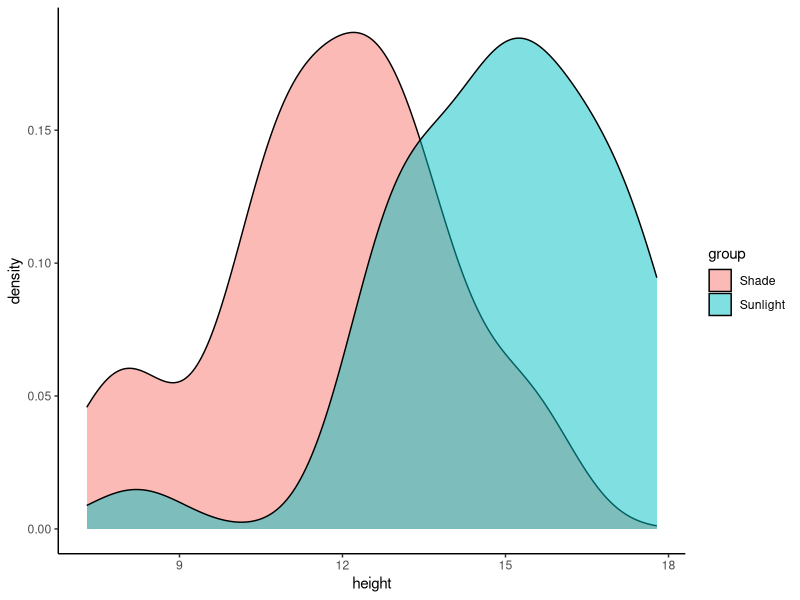
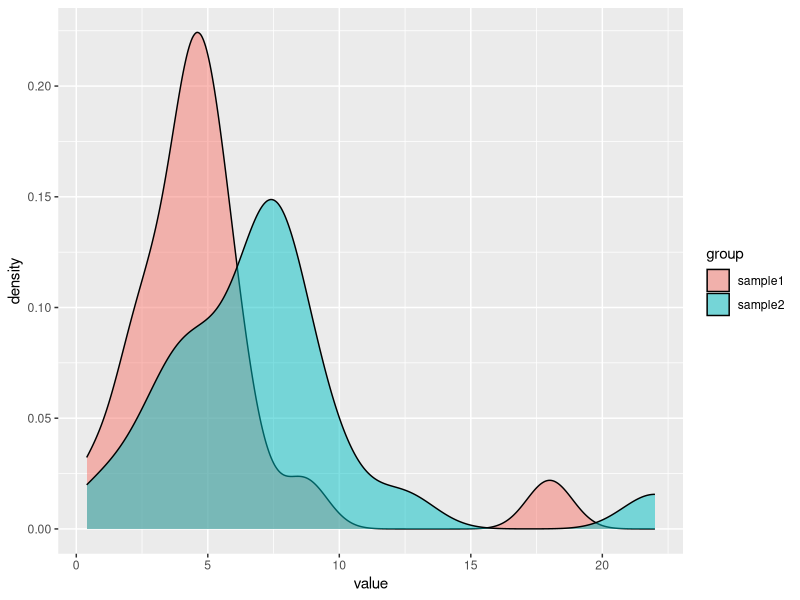
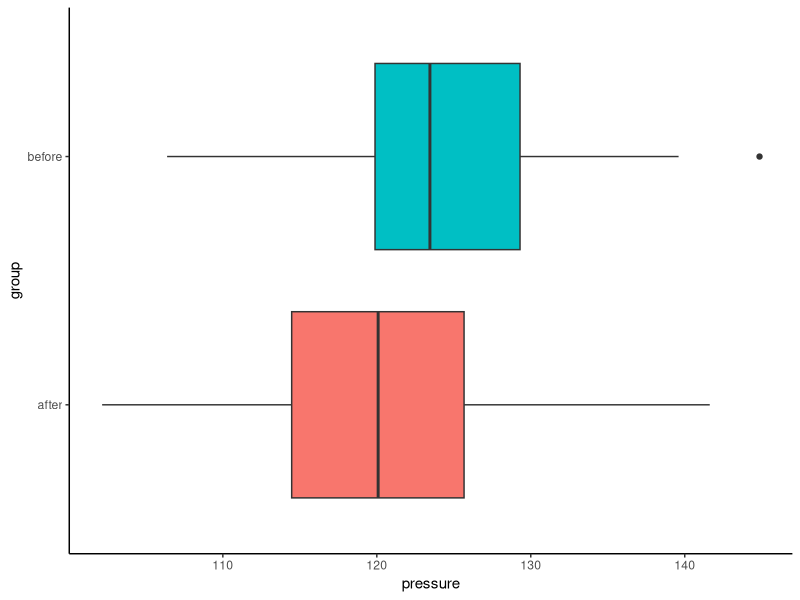

The R script that drew these images, in order: (Note: this script raises an error after producing the figures.)
## ---- chunk 1
knitr::opts_chunk$set(echo = TRUE)
library(dplyr)
library(tidyr)
library(ggplot2)
## ---- chunk 2
data_sunlight_plant = 
  data.frame(group = factor(rep(c("Sunlight", "Shade"), each = 30)),
             height = c(rnorm(30, mean = 15, sd = 2), 
                        rnorm(30, mean = 12, sd = 2)))

data_sunlight_plant %>% str() #!
## ---- chunk 3
ggplant = data_sunlight_plant %>%  
  ggplot(aes(x=height,fill=group)) +
  theme_classic()

# ggplant + geom_boxplot(aes(y=group)) + theme(legend.position = "none")
ggplant + geom_density(alpha=0.5)
# ggplant + geom_histogram(alpha=0.8, binwidth=1, alpha=0.6, col='black')

## ---- chunk 4
x = rnorm(10, mean=2, sd=2)
t.test(x)
## ---- chunk 5
x1 = rnorm(10, mean=2, sd = 4)
x2 = rnorm(10, mean=-1, sd=2)
# boxplot(x1, x2, horizontal = T)
t.test(x1,x2)
## ---- chunk 6
# t.test(height ~ group, data = data_sunlight_plant, var.equal = TRUE) # Classic t-test
t.test(height ~ group, 
       data = data_sunlight_plant) # Welch t-test
## ---- chunk 7
set.seed(111)
sample1 = c(rnorm(20, 5, 2), 18)
sample2 = c(rnorm(20, 7, 2), 22)

data_sample = data.frame(group = rep(c("sample1", "sample2"), each=21),
                         value = c(sample1, sample2))
## ---- chunk 8
data_sample %>%  ggplot(aes(x = value, fill=group)) + geom_density(alpha=0.5)
## ---- chunk 9
t.test(value ~ group,
       data=data_sample)

wilcox.test(value ~ group,
            data=data_sample)
## ---- chunk 10
before <- rnorm(20, mean = 120, sd = 10)
after <- before + rnorm(20, mean = -5, sd = 5)

data_pressure = data.frame(
 pressure = c(before, after),
 group = factor(rep(c('before', 'after'), each=20))
)

data_pressure %>% head() 
## ---- chunk 11
ggpress = data_pressure %>%  
  ggplot(aes(x=pressure, fill=group)) +
  theme_classic()

ggpress + geom_boxplot(aes(y=group)) + theme(legend.position = "none")
# ggplant + geom_density(alpha=0.5)
# ggplant + geom_histogram(alpha=0.8, binwidth=1)
## ---- chunk 12
t.test(pressure ~ group,
       data = data_pressure,
       paired = TRUE) # <---- !!!
## ---- chunk 13

# sample1 = c(rnorm(20, 5, 2), 18)
# sample2 = c(rnorm(20, 7, 2), 22)

sample_before = c(rnorm(20, 5, 2), 18)
sample_after = sample_before + rnorm(21, 1, 2)

data_before_after = data.frame(group = rep(c("before", "after"), each=21),
                         value = c(sample_before, sample_after))
## ---- chunk 14
data_before_after %>%  ggplot(aes(x = value, fill=group)) + geom_density(alpha=0.5)
## ---- chunk 15
wilcox.test(value ~ group,
            data=data_before_after,
            paired = TRUE) ## <---
## ---- chunk 16
data_cure = data.frame(
  Outcome = factor(rep(c('Cured', 'Not cured'), e=18)),
  Group = factor(c(rep("Treatment", 12), rep("Placebo", 6), rep("Treatment", 8), rep("Placebo", 10))))

data_cure %>%  head()
## ---- chunk 17
contingency_table = table(data_cure$Outcome, data_cure$Group)
contingency_table
## ---- chunk 18
chisq.test(contingency_table, 
           # correct = F
           )
## ---- chunk 19
data_knockout = data.frame(
  Outcome = factor(rep(c('Disease', 'No disease'), e=5)),
  Group = factor(c("Knockout", rep("Control", 4), rep("Knockout", 3), rep("Control", 2))))

data_knockout %>%  head()
## ---- chunk 20
contingency_table_1 = table(data_knockout$Group, data_knockout$Outcome)
contingency_table_1
## ---- chunk 21
fisher.test(contingency_table_1)
## ---- chunk 22
plant_height_df = data.frame(
  Sunlight_hrs_per_day = c(4,5,5,6,6,7,8,8,9,10),
  Plant_height = c(10.2, 11.5, 11.9, 13.4, 13.8, 14, 15, 16.2, 17.8, 18.3)
)

head(plant_height_df)
## ---- chunk 23
plot(x = plant_height_df$Sunlight_hrs_per_day, 
     y=plant_height_df$Plant_height, 
     main = NULL, 
     xlab = "Sunlight (hrs/day)", 
     ylab = "Plant height", pch=19, col='blue')
## ---- chunk 24
cor(plant_height_df)
# cor(iris %>%select(where(is.numeric)))
## ---- chunk 25
cor.test(plant_height_df$Sunlight_hrs_per_day, 
         plant_height_df$Plant_height)
## ---- chunk 26
x = runif(20, -10, 10)
y = x ^ 3 + rnorm(20,0,5)
plot(x,y, pch=19)
## ---- chunk 27
cor(x,y)
cor(x,y, method = "spearman")
# cor(x,y, method = "kendall")
## ---- chunk 28
x = c(rnorm(20,0,3), c(15, 19))
y = c(x[1:20] + c(rnorm(20,0,1)), 0, 0)
plot(x,y, pch=19)
## ---- chunk 29
cor(x,y)
cor(x,y, method = "spearman")
# cor(x,y, method = "kendall")
## ---- chunk 30
nutrients <- rnorm(50, mean = 10, sd = 3)
height <- 2 * nutrients + rnorm(50, mean = 0, sd = 5)

data_plant_nutrient <- data.frame(nutrients, height)
## ---- chunk 31
plot(nutrients, height, main = "Nutrients vs Height",
     xlab = "Nutrients", ylab = "Height",
     pch=19)
## ---- chunk 32
model <- lm(height ~ nutrients, data = data_plant_nutrient)
model
## ---- chunk 33
plot(nutrients, height, main = "Nutrients vs Height",
     xlab = "Nutrients", ylab = "Height",
     pch=19)
abline(model, col = "red", lwd=3)
legend("topleft",
       legend = c("y_pred"),
       col = c('red'),
       bty = 'n', lwd=3)
## ---- chunk 34
newdata = data.frame(nutrients=c(5.6, 9.2, 3))
predict(model, newdata)
## ---- chunk 35
summary_model = summary(model)
summary_model
## ---- chunk 36
# model$coefficients
coefficients(model)
## ---- chunk 37
# summary_model$coefficients[,3:4]
summary_model$coefficients
## ---- chunk 38
summary_model$sigma
## ---- chunk 39
summary_model$r.squared
## ---- chunk 40
summary_model$adj.r.squared
## ---- chunk 41
# pf(summary_model$fstatistic[1], summary_model$fstatistic[2], 
   # summary_model$fstatistic[3], lower.tail = FALSE)

summary_model$fstatistic
## ---- chunk 42
anova(model)
## ---- chunk 43
sunlight_hrs = rep(5:9, each=10) + rnorm(50, 0, 1)
data_plant_nutrient = data_plant_nutrient %>% arrange(height) %>%  cbind(sunlight_hrs)
data_plant_nutrient %>% str()
## ---- chunk 44
plot(data_plant_nutrient$height, data_plant_nutrient$sunlight_hrs, 
     main = "Sunlight vs Height",
     xlab = "Sunlight", ylab = "Height",
     pch=19)
## ---- chunk 45
model_mullti = lm(height ~ sunlight_hrs + nutrients, data = data_plant_nutrient)
summary(model_mullti)
## ---- chunk 46
# model_mullti = lm(height ~ nutrients + sunlight_hrs + nutrients:sunlight_hrs, data = data_plant_nutrient)
model_mullti_interact = lm(height ~ nutrients * sunlight_hrs, data = data_plant_nutrient)
summary(model_mullti_interact)
## ---- chunk 47
anova(model, model_mullti_interact)
## ---- chunk 48
data_plant_nutrient %>% 
  ggplot(aes(x=nutrients, y=height)) +
  geom_point(col='blue', show.legend = T) +
  geom_smooth(formula = y ~ x, method = 'lm', show.legend = T) + ## <---- creates model and plots the line
  theme_bw()
## ---- chunk 49
qqnorm(data_sunlight_plant %>%  filter(group=='Sunlight') %>%  pull(height))
qqline(data_sunlight_plant %>%  filter(group=='Sunlight') %>%  pull(height))

qqnorm(data_sunlight_plant %>%  filter(group=='Shade') %>%  pull(height))
qqline(data_sunlight_plant %>%  filter(group=='Shade') %>%  pull(height))

## ---- chunk 50
qqnorm(data_pressure %>%  filter(group=='before') %>%  pull(pressure))
qqline(data_pressure %>%  filter(group=='before') %>%  pull(pressure))

qqnorm(data_pressure %>%  filter(group=='after') %>%  pull(pressure))
qqline(data_pressure %>%  filter(group=='after') %>%  pull(pressure))
## ---- chunk 51
observed <- c(435, 150, 160, 55)
expected <- c(9, 3, 3, 1) / sum(c(9, 3, 3, 1)) * sum(observed)

## ---- chunk 52
barplot(rbind(observed, expected), 
        beside = TRUE, 
        col = c("blue", "red"), 
        legend = c("Observed", "Expected"))
## ---- chunk 53
chisq.test(x=observed, p=expected/sum(expected))
